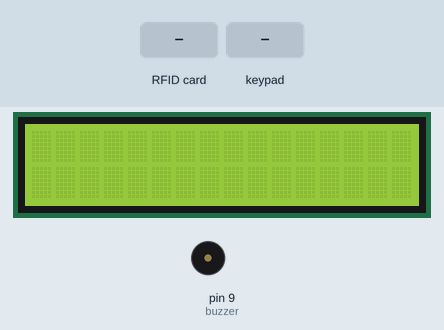
This sketch was run on a simulated Arduino Uno, built with avr-gcc and run on an emulated ATmega328P. On the bench: 16×2 character LCD, buzzer (waves = sounding). The test bench sets the inputs (shaded band). What the sketch prints to the serial monitor is not drawn.

Above: at 1.3 s.
1.4 s: RFID card 5E 7A 19 C4 held to the reader
At 2.2 s:
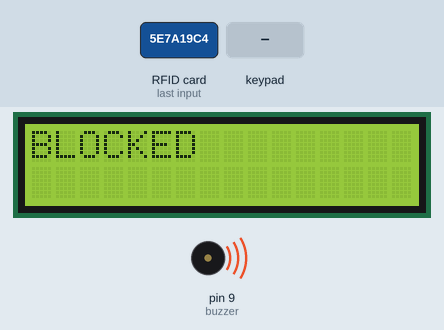
4.4 s: RFID card AC DF 0E 22 held to the reader
7.4 s: key '1' pressed
At 8.9 s:
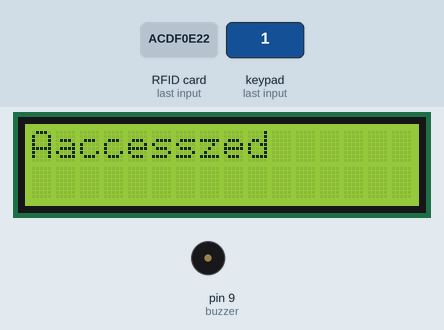
9.9 s: RFID card CA 2D 8E 19 held to the reader
Timing chart, 0 to 12.9 s (numbered marks = the images above; inputs shaded):
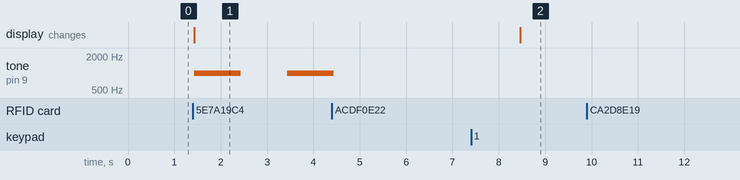

The sketch:

project_code.ino
```cpp
#include <SPI.h>
#include <MFRC522.h>
#include <Wire.h>
#include <LiquidCrystal_I2C.h>
#include <Keypad.h>
#define SS_PIN 10
#define RST_PIN 9
MFRC522 mfrc522(SS_PIN, RST_PIN);
LiquidCrystal_I2C lcd(0x27, 16, 2);
//buzzer
const int buzzer = 9;
//keypad
const int ROW_NUM = 4; //four rows
const int COLUMN_NUM = 3; //three columns

char keys[ROW_NUM][COLUMN_NUM] = {
  {'1','2','3'},
  {'4','5','6'},
  {'7','8','9'},
  {'*','0','#'}
};

byte pin_rows[ROW_NUM] = {2, 3, 4, 5}; //connect to the row pinouts of the keypad
byte pin_column[COLUMN_NUM] = {6, 7, 8}; //connect to the column pinouts of the keypad

Keypad keypad = Keypad( makeKeymap(keys), pin_rows, pin_column, ROW_NUM, COLUMN_NUM );
//password
const String password = "1234"; // change your password here
String input_password;


void setup() {
  Serial.begin(9600);
  while (!Serial);
SPI.begin();
//BUZZER
 pinMode(buzzer, OUTPUT);
mfrc522.PCD_Init();
//lcd
 lcd.init();          // Initiate the LCD module
  lcd.backlight();
mfrc522.PCD_Init();


}

void loop() {
  if ( ! mfrc522.PICC_IsNewCardPresent())
  {
    return;
  }
  // Select one of the cards
  if ( ! mfrc522.PICC_ReadCardSerial())
  {
    return;
  }
  //Show UID on serial monitor
  Serial.print("UID tag :");
  String content= "";
  byte letter;
  for (byte i = 0; i < mfrc522.uid.size; i++)
  {
     Serial.print(mfrc522.uid.uidByte[i] < 0x10 ? " 0" : " ");
     Serial.print(mfrc522.uid.uidByte[i], HEX);
     content.concat(String(mfrc522.uid.uidByte[i] < 0x10 ? " 0" : " "));
     content.concat(String(mfrc522.uid.uidByte[i], HEX));
  }
  Serial.println();
  Serial.print("Message : ");
  content.toUpperCase();
if (content.substring(1) == "AC DF 0E 22") //{card 1} change here the UID of the card/cards that you want to give access
  {
   Serial.println("Authorized access");
lcd.setCursor(0,0);
lcd.clear();
lcd.print("Authorized");
lcd.setCursor(1,0);
lcd.print("access");
    delay(3000);
  }
   if (content.substring(1) == "CA 2D 8E 19") //{card 2}change here the UID of the card/cards that you want to give access
  {
    Serial.println("Authorized access");
lcd.setCursor(0,0);
lcd.clear();
lcd.print("Authorized");
lcd.setCursor(1,0);
lcd.print("access");
    delay(3000);
  }
  char key = keypad.getKey();

  if (key){
    Serial.println(key);

    if(key == '*') {
      input_password = ""; // clear input password
    } else if(key == '#') {
      if(password == input_password) {
        Serial.println("password is correct");
        // DO YOUR WORK HERE
lcd.setCursor(0,0);
lcd.clear();
lcd.print("Authorized");
lcd.setCursor(1,0);
lcd.print("access");

      } else {
 Serial.println("password is incorrect, try again");
lcd.setCursor(0,0);
lcd.clear();
lcd.print("BLOCKED");

      }

      input_password = ""; // clear input password
    }
    else {
      input_password += key; // append new character to input password string
    }
  }


 else   {
    Serial.println(" Access denied");
lcd.setCursor(0,0);
lcd.clear();
lcd.print("BLOCKED");
tone(buzzer, 1000); // Send 1KHz sound signal...
  delay(1000);        // ...for 1 sec
  noTone(buzzer);     // Stop sound...
  delay(1000);
  tone(buzzer, 1000); // Send 1KHz sound signal...
  delay(1000);        // ...for 1 sec
  noTone(buzzer);     // Stop sound...
  delay(1000);

    delay(3000);
  }
}
```

Measured:
- after the input at 1.4 s, tone on pin 9 (buzzer): silent → 1000 Hz at once, → silent 1.0 s later, → 1000 Hz 1.0 s later; the display: changes at once (image 1)
- after the input at 9.9 s, every drawn part: stays the same
